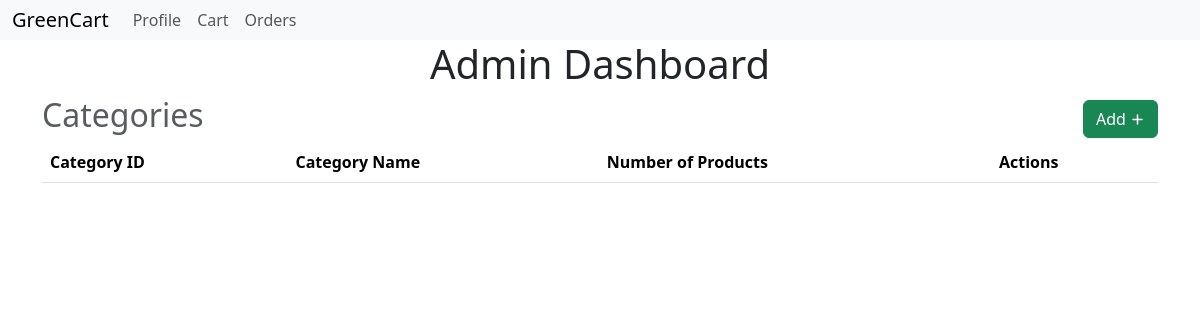
Page /admin (signed in) on the earlier database version.
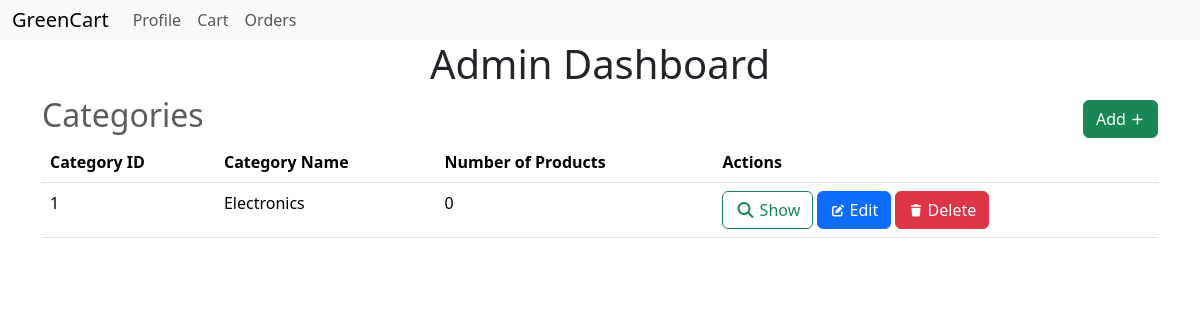
Same page on the later database version.
### models.py (models this page shows)
class Category(db.Model):
    __tablename__ = 'category'
    id = db.Column(db.Integer, primary_key=True)
    name = db.Column(db.String(64), unique=True, nullable=False)
    products = db.relationship('Product', backref='category', lazy=True)

### routes.py (the view)
@app.route('/admin')
@auth_required
def admin():
    user = User.query.get(session['user_id'])
    if not user.is_admin:
        flash('Access denied.')
        return redirect(url_for('index'))
    return render_template('admin.html', user=user, categories=Category.query.all())

### routes.py (called while the page is built)
def auth_required(func):
    @wraps(func)
    def inner(*args, **kwargs):
        if 'user_id' not in session:
            flash('Please log in to access this page.')
            return redirect(url_for('login'))
        return func(*args, **kwargs)
    return inner

### templates/admin.html (shortened to what this page needs)
{% extends 'layout.html' %}
{% block content %}
    <h1>Admin Dashboard</h1>
    <div class="heading">
        <h2 class="text-muted">Categories</h2>
        <a class="btn btn-success" href="{{url_for('add_category')}}">
            Add
            <i class="fas fa-plus fa-xs"></i>
        </a>
    </div>
    <table class="table">
        <thead>
            <tr>
                <th>Category ID</th>
                <th>Category Name</th>
                <th>Number of Products</th>
                <th>Actions</th>
            </tr>
        </thead>
        <body>
            {% for category in categories %}
                <tr>
                    <td>{{ category.id }}</td>
                    <td>{{ category.name }}</td>
                    <td>{{ category.product|length }}</td>
                    <td>
                        <a href="{{url_for('show_category', id=category.id)}}" class="btn btn-outline-success">
                            <i class="fas fa-search"></i>
                            Show
                        </a>
                        <a class="btn btn-primary" href="{{ url_for('edit_category', id=category.id) }}">
                            <i class="fas fa-edit fa-xs"></i>
                            Edit
                        </a>
                        <a class="btn btn-danger" href="{{ url_for('delete_category', id=category.id) }}">
                            <i class="fas fa-trash fa-xs"></i>
                            Delete
                        </a>
                    </td>
                </tr>
            {% endfor %}
        </body>
    </table>
{% endblock %}

### templates/layout.html (shortened to what this page needs)
<!DOCTYPE html>
<html lang="en">
<head>
    <link href="https://cdn.jsdelivr.net/npm/bootstrap@5.3.8/dist/css/bootstrap.min.css" rel="stylesheet">
    <link rel="stylesheet" href="https://cdnjs.cloudflare.com/ajax/libs/font-awesome/7.0.1/css/all.min.css">
</head>
<body>
{% include 'nav.html' %}
<div class="container">
    {% block content %}
    {% endblock %}
</div>
</body>
</html>

### templates/nav.html (shortened to what this page needs)
<nav class="navbar navbar-expand-lg bg-body-tertiary">
  <div class="container-fluid">
    <a class="navbar-brand" href="/">GreenCart</a>
    <div class="collapse navbar-collapse" id="navbarNav">
      <ul class="navbar-nav">
        {% if user %}
        <li class="nav-item">
          <a class="nav-link" href="{{url_for('profile')}}">Profile</a>
        </li>
        <li class="nav-item">
          <a href="{{url_for('cart')}}" class="nav-link">Cart</a>
        </li>
        <li class="nav-item">
          <a href="{{url_for('orders')}}" class="nav-link">Orders</a>
        </li>
        {% endif %}
      </ul>
    </div>
  </div>
</nav>

### templates/layout.html (style rules this page uses)
body { margin: 0; padding: 0; }

### templates/admin.html (style rules this page uses)
.heading { display: flex; justify-content: space-between; align-items: center; }
h1,h2 { text-align: center; }

### templates/nav.html (style rules this page uses)
.navbar { width: 100%; padding: 0; }

Differences in the rows shown:
added Category: id "1", name "Electronics", product|length "0"
